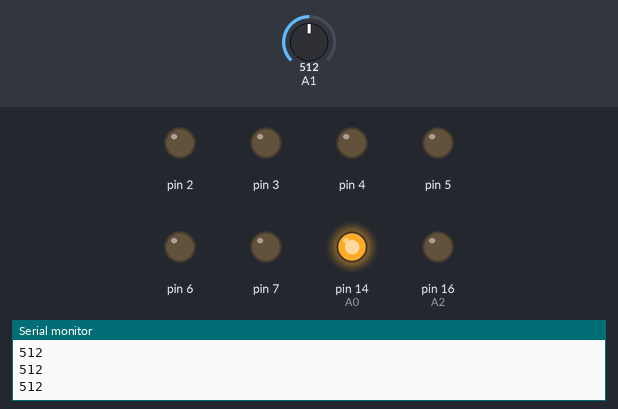
Simulated run of this sketch. Board: Arduino Uno, built with avr-gcc and run on an emulated ATmega328P. Shown: output pins drawn as LEDs (lit = HIGH), the last lines printed to the serial monitor. The test bench sets the inputs (shaded band); at power-on: A1 = 512. Random numbers use the default seed unless the sketch sets one.

Above: at 1.2 s.
1.3 s: A1 set to 482
At 2.4 s:
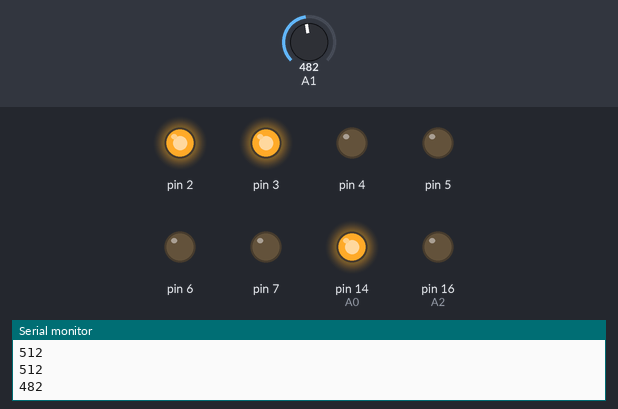
At 12.5 s:
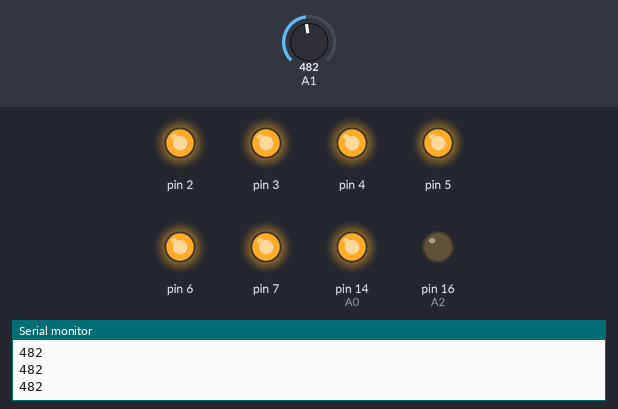
Timing chart, 0 to 18.0 s (numbered marks = the images above; inputs shaded):
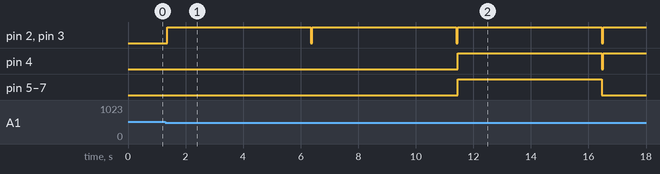

Measured:
- the behaviour switches between 500 and 499 on A1 (found by bisection; images 0 and 1)
- after the input at 1.3 s, pin 2, pin 3: alternates HIGH for 5.0 s and LOW for 0.05 s, starting after 0.06 s; pin 4: LOW → HIGH after 10.2 s, → LOW 5.0 s later, → HIGH 0.05 s later; pin 5–7: LOW → HIGH after 10.2 s, → LOW 5.0 s later

The sketch:

digitalDice.ino
```cpp
void setup()
{
// setup the diceOutput
  pinMode(2, OUTPUT);
  pinMode(3, OUTPUT);
  pinMode(4, OUTPUT);
  pinMode(5, OUTPUT);
  pinMode(6, OUTPUT);
  pinMode(7, OUTPUT);

// code to make the push btn work

  pinMode(14, OUTPUT); //A0
  //A1 is input !
  pinMode(16, OUTPUT);// A2

  digitalWrite(14, HIGH);
  //A1 is input !
  digitalWrite(16, LOW);

// serial comm
  Serial.begin(57600);

}

void loop()
{
  int x = analogRead(1);
  Serial.println(x);
  delay(50);
  if(x <500 )
  {
    switch (random(1,7))
    {
    case 1:
      digitalWrite(2, HIGH);
      delay(5000);
      break;
    case 2:
      digitalWrite(2, HIGH);
      digitalWrite(3, HIGH);
      delay(5000);
      break;

    case 3:
      digitalWrite(2, HIGH);
      digitalWrite(3, HIGH);
      digitalWrite(4, HIGH);
      delay(5000);
      break;

    case 4:
      digitalWrite(2, HIGH);
      digitalWrite(3, HIGH);
      digitalWrite(4, HIGH);
      digitalWrite(5, HIGH);
      delay(5000);
      break;

    case 5:
      digitalWrite(2, HIGH);
      digitalWrite(3, HIGH);
      digitalWrite(4, HIGH);
      digitalWrite(5, HIGH);
      digitalWrite(6, HIGH);
      delay(5000);
      break;

    case 6:
      digitalWrite(2, HIGH);
      digitalWrite(3, HIGH);
      digitalWrite(4, HIGH);
      digitalWrite(5, HIGH);
      digitalWrite(6, HIGH);
      digitalWrite(7, HIGH);
      delay(5000);
      break;
    default:
      break;
    }


    digitalWrite(2, LOW);
    digitalWrite(3, LOW);
    digitalWrite(4, LOW);
    digitalWrite(5, LOW);
    digitalWrite(6, LOW);
    digitalWrite(7, LOW);

  }

}
```
